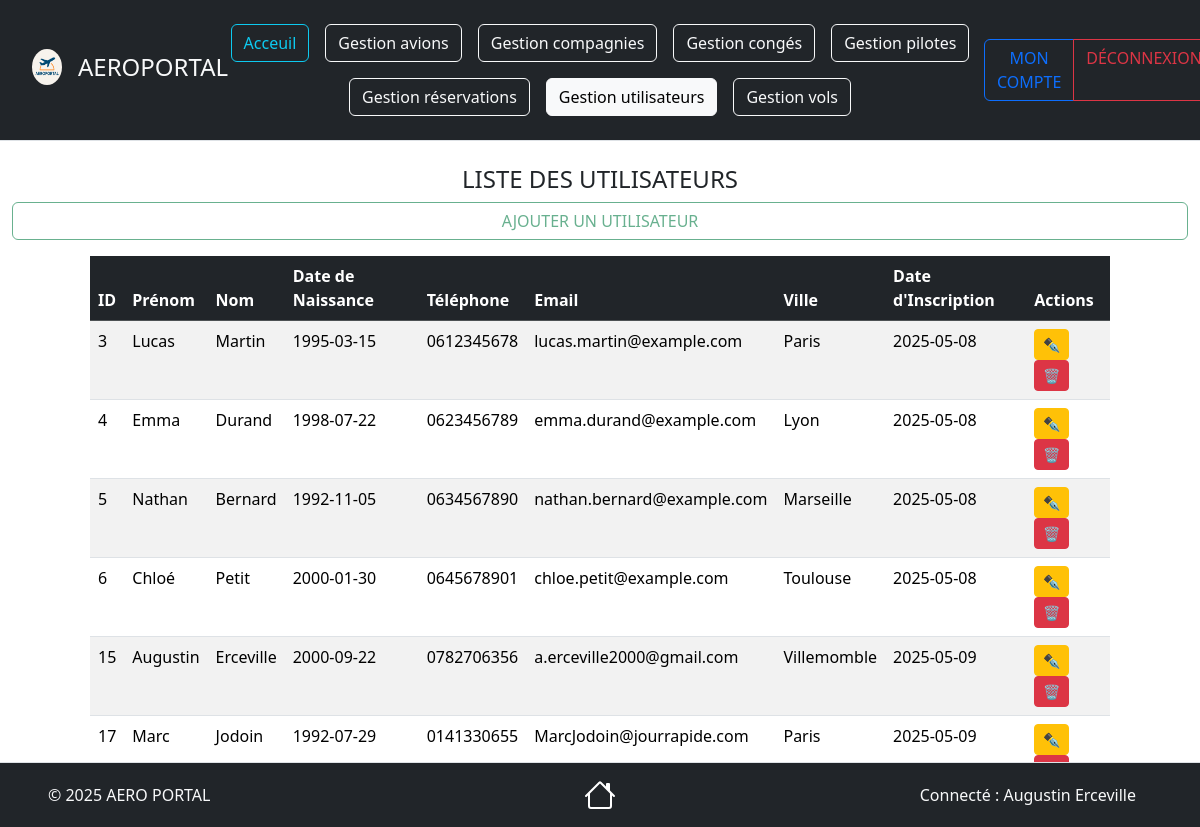
The page /views/Utilisateurs/UtilisateursRead.php (signed in) on the database its author committed.
### tables this page shows
CREATE TABLE IF NOT EXISTS `utilisateurs` (
  `id_utilisateur` int NOT NULL AUTO_INCREMENT COMMENT 'Identifiant unique de l''utilisateur',
  `prenom` varchar(50) NOT NULL COMMENT 'Prénom',
  `nom` varchar(50) NOT NULL COMMENT 'Nom',
  `telephone` varchar(13) NOT NULL COMMENT 'Téléphone',
  `email` varchar(100) NOT NULL COMMENT 'Email',
  `mot_de_passe` varchar(255) NOT NULL COMMENT 'Mot de passe',
  `date_naissance` date NOT NULL COMMENT 'Date de naissance',
  `ville_residence` varchar(50) NOT NULL COMMENT 'Ville de résidence',
  `inscription` datetime NOT NULL DEFAULT CURRENT_TIMESTAMP COMMENT 'Date d''inscription',
  `role` enum('Client','Administrateur') NOT NULL DEFAULT 'Client' COMMENT 'Rôle de l''utilisateur',
  PRIMARY KEY (`id_utilisateur`),
  UNIQUE KEY `email` (`email`)
);

### source/repository/UtilisateursRepository.php (called while the page is built, shortened)
<?php
require_once __DIR__ . '/../model/UtilisateursModel.php';
class UtilisateursRepository
{
    private $bdd;
    public function __construct(\PDO $bdd)
    {
        $this->bdd = $bdd;
        $this->bdd->setAttribute(\PDO::ATTR_ERRMODE, \PDO::ERRMODE_EXCEPTION);
    }
    public function getUsers(): array {
        try {
            $query = $this->bdd->prepare("SELECT * FROM utilisateurs");
            $query->execute();
            $users = [];
            while ($data = $query->fetch(\PDO::FETCH_ASSOC)) {
                $users[] = new UtilisateursModel($data);
            }
            return $users;
        } catch (\PDOException $e) {
            return [];
        }
    }
}

### source/model/UtilisateursModel.php (called while the page is built, shortened)
<?php
class UtilisateursModel
{
     private ?int $id_utilisateur = null;
     private ?string $prenom = null;
     private ?string $nom = null;
     private ?string $telephone = null;
     private ?string $email = null;
     private ?string $date_naissance = null;
     private ?string $ville_residence = null;
     private ?DateTime $inscription = null;
     public function hydrate($data) {
          if (isset($data['id_utilisateur'])) {
               $this->id_utilisateur = $data['id_utilisateur'];
          }
          if (isset($data['prenom'])) {
               $this->prenom = $data['prenom'];
          }
          if (isset($data['nom'])) {
               $this->nom = $data['nom'];
          }
          if (isset($data['telephone'])) {
               $this->telephone = $data['telephone'];
          }
          if (isset($data['email'])) {
               $this->email = $data['email'];
          }
          if (isset($data['date_naissance'])) {
               $this->date_naissance = $data['date_naissance'];
          }
          if (isset($data['ville_residence'])) {
               $this->ville_residence = $data['ville_residence'];
          }
          if (isset($data['inscription'])) {
               $this->inscription = new DateTime($data['inscription']);
          }
     }
     public function getIdUser()
     {
          return $this->id_utilisateur;
     }
     public function getPrenom()
     {
          return $this->prenom;
     }
     public function getNom()
     {
          return $this->nom;
     }
     public function getTelephone()
     {
          return $this->telephone;
     }
     public function getEmail()
     {
          return $this->email;
     }
     public function getDateNaissance()
     {
          return $this->date_naissance;
     }
     public function getVilleResidence()
     {
          return $this->ville_residence;
     }
     public function getInscription()
     {
          return $this->inscription;
     }
}

### views/Utilisateurs/UtilisateursRead.php (the view, shortened to what this page needs)
<?php
require_once __DIR__ . '/../../source/repository/UtilisateursRepository.php';
require_once __DIR__ . '/../../source/model/UtilisateursModel.php';
$config = new Config();
$bdd = $config->connexion();
$utilisateurRepo = new UtilisateursRepository($bdd);
$utilisateurs = $utilisateurRepo->getUsers();
?>
<!doctype html>
<html lang="fr">
<head>
     <link href="https://cdn.jsdelivr.net/npm/bootstrap@5.3.3/dist/css/bootstrap.min.css" rel="stylesheet">
</head>
<body>
<header class="d-flex flex-wrap align-items-center justify-content-center justify-content-md-between py-3 mb-4 border-bottom bg-dark">
    <div class="col-2 ms-3 mb-2 mb-md-0 text-light">
         <a href="../Acceuil.php" class="d-inline-flex link-body-emphasis text-decoration-none">
              <img src="../../documentation/img/Logo.png" class="rounded-circle mx-3" style="max-width: 15%; height: auto;">
              <div class="fs-4 text-light">AEROPORTAL</div>
         </a>
    </div>
    <ul class="nav col mb-2 justify-content-center mb-md-0">
        <li><a href="../Acceuil.php" class="nav-link px-2"><button type="button" class="btn btn-outline-info">Acceuil</button></a></li>
        <li><a href="../Avions/AvionsRead.php" class="nav-link px-2"><button type="button" class="btn btn-outline-light">Gestion avions</button></a></li>
        <li><a href="../Compagnies/CompagniesRead.php" class="nav-link px-2"><button type="button" class="btn btn-outline-light">Gestion compagnies</button></a></li>
        <li><a href="../Conges/CongesRead.php" class="nav-link px-2"><button type="button" class="btn btn-outline-light">Gestion congés</button></a></li>
        <li><a href="../Pilotes/PilotesRead.php" class="nav-link px-2"><button type="button" class="btn btn-outline-light">Gestion pilotes</button></a></li>
        <li><a href="../Reservations/ReservationsRead.php" class="nav-link px-2"><button type="button" class="btn btn-outline-light">Gestion réservations</button></a></li>
        <li><a href="../Utilisateurs/UtilisateursRead.php" class="nav-link px-2"><button type="button" class="btn btn-outline-light active">Gestion utilisateurs</button></a></li>
        <li><a href="../Vols/VolsRead.php" class="nav-link px-2"><button type="button" class="btn btn-outline-light">Gestion vols</button></a></li>
    </ul>
    <div class="col-2 btn-group md-3 me-3 text-end" role="group" aria-label="Boutons utilisateur">
        <?php if (isset($_SESSION['utilisateur'])): ?>
            <a href="../../views/Account/AccountView.php" class="btn btn-outline-primary">MON COMPTE</a>
            <a href="../../source/treatment/deconnexion.php" class="btn btn-outline-danger">DÉCONNEXION</a>
        <?php else: ?>
            <a href="../Connexion.php" class="btn btn-outline-success">CONNEXION</a>
            <a href="../Inscription.php" class="btn btn-outline-primary">INSCRIPTION</a>
        <?php endif; ?>
    </div>
</header>
<div class="mx-4">
    <div class="row">
        <h4 class="text-center text-uppercase">Liste des utilisateurs</h4>
        <a href="UtilisateursCreate.php" class="btn btn-outline-success text-uppercase disabled">Ajouter un utilisateur</a>
    </div>
</div>
<div class="row my-3">
    <div class="col-1"></div>
    <table class="col table table-striped">
          <thead class="table-dark">
          <tr>
               <th>ID</th>
               <th>Prénom</th>
               <th>Nom</th>
               <th>Date de Naissance</th>
               <th>Téléphone</th>
               <th>Email</th>
               <th>Ville</th>
               <th>Date d'Inscription</th>
               <th>Actions</th>
          </tr>
          </thead>
          <tbody>
          <?php foreach ($utilisateurs as $user): ?>
               <tr>
                    <td><?= htmlspecialchars($user->getIdUser() ?? 'Inconnu', ENT_QUOTES, 'UTF-8') ?></td>
                    <td><?= htmlspecialchars($user->getPrenom() ?? 'Inconnu', ENT_QUOTES, 'UTF-8') ?></td>
                    <td><?= htmlspecialchars($user->getNom() ?? 'Inconnu', ENT_QUOTES, 'UTF-8') ?></td>
                    <td><?= htmlspecialchars($user->getDateNaissance() ?? 'Inconnu', ENT_QUOTES, 'UTF-8') ?></td>
                    <td><?= htmlspecialchars($user->getTelephone() ?? 'Inconnu', ENT_QUOTES, 'UTF-8') ?></td>
                    <td><?= htmlspecialchars($user->getEmail() ?? 'Inconnu', ENT_QUOTES, 'UTF-8') ?></td>
                    <td><?= htmlspecialchars($user->getVilleResidence() ?? 'Inconnu', ENT_QUOTES, 'UTF-8') ?></td>
                    <td><?= htmlspecialchars($user->getInscription()->format('Y-m-d') ?? 'Inconnu', ENT_QUOTES, 'UTF-8') ?></td>
                    <td>
                         <a href="UtilisateursUpdate.php?id=<?= $user->getIdUser() ?>" class="btn btn-warning btn-sm">✒️</a>
                         <a href="UtilisateursDelete.php?id=<?= $user->getIdUser() ?>" class="btn btn-danger btn-sm" onclick="return confirm('Êtes-vous sûr de vouloir supprimer cet utilisateur ?');">🗑️</a>
                    </td>
               </tr>
          <?php endforeach; ?>
          </tbody>
     </table>
     <div class="col-1"></div>
</div>
<?php include '../Footer.php'; ?>

### rows shown on the page
utilisateurs: id_utilisateur "3", prenom "Lucas", nom "Martin", date_naissance "1995-03-15", telephone "0612345678", email "lucas.martin@example.com", ville_residence "Paris", inscription "2025-05-08"
utilisateurs: id_utilisateur "4", prenom "Emma", nom "Durand", date_naissance "1998-07-22", telephone "0623456789", email "emma.durand@example.com", ville_residence "Lyon", inscription "2025-05-08"
utilisateurs: id_utilisateur "5", prenom "Nathan", nom "Bernard", date_naissance "1992-11-05", telephone "0634567890", email "nathan.bernard@example.com", ville_residence "Marseille", inscription "2025-05-08"
utilisateurs: id_utilisateur "6", prenom "Chloé", nom "Petit", date_naissance "2000-01-30", telephone "0645678901", email "chloe.petit@example.com", ville_residence "Toulouse", inscription "2025-05-08"
utilisateurs: id_utilisateur "15", prenom "Augustin", nom "Erceville", date_naissance "2000-09-22", telephone "0782706356", email "a.erceville2000@gmail.com", ville_residence "Villemomble", inscription "2025-05-09"
utilisateurs: id_utilisateur "17", prenom "Marc", nom "Jodoin", date_naissance "1992-07-29", telephone "0141330655", email "MarcJodoin@jourrapide.com", ville_residence "Paris", inscription "2025-05-09"

### other values the page prints
$_SESSION['utilisateur']['prenom'] "Augustin"
$_SESSION['utilisateur']['nom'] "Erceville"
